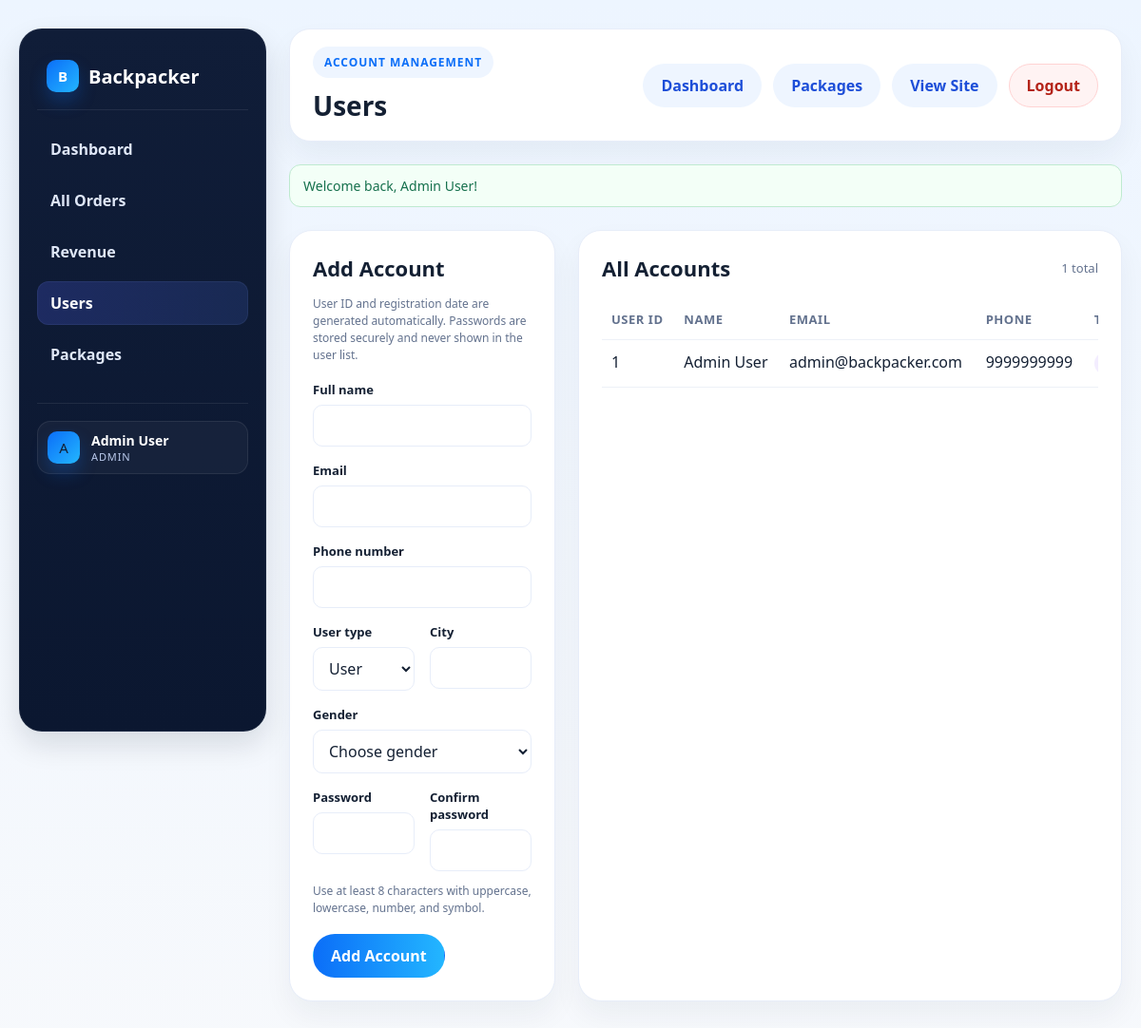
The page /admin/users.php (signed in) on the database its author committed.
### tables this page shows
CREATE TABLE IF NOT EXISTS users (
    id INT AUTO_INCREMENT PRIMARY KEY,
    user_id INT UNIQUE,
    name VARCHAR(255) NOT NULL,
    email VARCHAR(255) NOT NULL UNIQUE,
    password VARCHAR(255) NOT NULL,
    password_hash VARCHAR(255) NOT NULL,
    mobile VARCHAR(15) UNIQUE,
    phone VARCHAR(20) UNIQUE,
    usertype ENUM('user', 'admin') NOT NULL DEFAULT 'user',
    role ENUM('user', 'admin') NOT NULL DEFAULT 'user',
    city VARCHAR(100) DEFAULT NULL,
    resisterdate TIMESTAMP NOT NULL DEFAULT CURRENT_TIMESTAMP,
    gender ENUM('Male', 'Female', 'Other', 'Prefer not to say') NOT NULL DEFAULT 'Prefer not to say',
    profile_photo VARCHAR(255) DEFAULT 'default.png',
    created_at TIMESTAMP DEFAULT CURRENT_TIMESTAMP
);

### includes/functions.php (called while the page is built, shortened)
<?php
function clean($value): string
{
    return htmlspecialchars((string) $value, ENT_QUOTES, 'UTF-8');
}
function flash($key, $value = null)
{
    if ($value === null) {
        $message = $_SESSION['flash'][$key] ?? null;
        return $message;
    }
    return $value;
}

### admin/users.php (the view, shortened to what this page needs)
<?php
require_once __DIR__ . '/../includes/functions.php';
require_once __DIR__ . '/../includes/db.php';
$success = flash('success');
$users = $pdo->query(
    "SELECT id, user_id, name, email, phone, mobile, usertype, role, city, resisterdate, gender
     FROM users
     ORDER BY id DESC"
)->fetchAll();
$currentAdminName = $_SESSION['user_name'] ?? 'Admin';
?>
<!DOCTYPE html>
<html lang="en">
  <head>
    <link rel="stylesheet" href="style.css" />
  </head>
  <body>
    <div class="admin-shell">
      <div class="app-shell">
        <aside class="sidebar">
          <div class="sidebar-brand"><span class="brand-mark">B</span>Backpacker</div>
          <nav class="nav-menu" aria-label="Admin navigation">
            <a class="nav-link" href="backpacker_admin_dashboard.php">Dashboard</a>
            <a class="nav-link" href="orders.php">All Orders</a>
            <a class="nav-link" href="revenue.php">Revenue</a>
            <a class="nav-link active" href="users.php" aria-current="page">Users</a>
            <a class="nav-link" href="index.php">Packages</a>
          </nav>
          <div class="sidebar-footer">
            <div class="admin-mini">
              <div class="brand-mark"><?= clean(strtoupper(substr((string) $currentAdminName, 0, 1))) ?></div>
              <div><strong><?= clean($currentAdminName) ?></strong><span>Admin</span></div>
            </div>
          </div>
        </aside>
        <main class="workspace">
          <header class="workspace-header">
            <div>
              <div class="page-badge">Account management</div>
              <h1>Users</h1>
            </div>
            <div class="topbar-actions">
              <a href="backpacker_admin_dashboard.php" class="btn-muted">Dashboard</a>
              <a href="index.php" class="btn-muted">Packages</a>
              <a href="../index.php" class="btn-muted">View Site</a>
              <a href="../logout.php" class="btn-danger">Logout</a>
            </div>
          </header>
          <?php if ($success): ?>
            <div class="alert-success"><?= clean($success) ?></div>
          <?php endif; ?>
          <div class="users-layout">
            <section class="card">
              <h2>Add Account</h2>
              <p class="form-note">User ID and registration date are generated automatically. Passwords are stored securely and never shown in the user list.</p>
              <form method="post" action="users.php">
                <div class="user-form-grid">
                  <div class="user-field full">
                    <label for="name">Full name</label>
                    <input id="name" name="name" type="text" maxlength="255" autocomplete="name" required />
                  </div>
                  <div class="user-field full">
                    <label for="email">Email</label>
                    <input id="email" name="email" type="email" maxlength="255" autocomplete="email" required />
                  </div>
                  <div class="user-field full">
                    <label for="phone">Phone number</label>
                    <input id="phone" name="phone" type="tel" maxlength="15" autocomplete="tel" required />
                  </div>
                  <div class="user-field">
                    <label for="usertype">User type</label>
                    <select id="usertype" name="usertype" required>
                      <option value="user">User</option>
                    </select>
                  </div>
                  <div class="user-field">
                    <label for="city">City</label>
                    <input id="city" name="city" type="text" maxlength="100" autocomplete="address-level2" required />
                  </div>
                  <div class="user-field full">
                    <label for="gender">Gender</label>
                    <select id="gender" name="gender" required>
                      <option value="">Choose gender</option>
                    </select>
                  </div>
                  <div class="user-field">
                    <label for="password">Password</label>
                    <input id="password" name="password" type="password" minlength="8" autocomplete="new-password" required />
                  </div>
                  <div class="user-field">
                    <label for="confirm_password">Confirm password</label>
                    <input id="confirm_password" name="confirm_password" type="password" minlength="8" autocomplete="new-password" required />
                  </div>
                </div>
                <p class="form-note">Use at least 8 characters with uppercase, lowercase, number, and symbol.</p>
                <button type="submit" class="btn">Add Account</button>
              </form>
            </section>
            <section class="card">
              <div class="section-heading">
                <h2>All Accounts</h2>
                <span class="section-count"><?= number_format(count($users)) ?> total</span>
              </div>
              <div class="table-wrap">
                <table class="users-table">
                  <thead>
                    <tr>
                      <th>User ID</th>
                      <th>Name</th>
                      <th>Email</th>
                      <th>Phone</th>
                      <th>Type</th>
                    </tr>
                  </thead>
                  <tbody>
                    <?php if ($users): ?>
                      <?php foreach ($users as $user): ?>
                        <?php $accountType = strtolower((string) ($user['usertype'] ?: $user['role'] ?: 'user')); ?>
                        <tr>
                          <td><?= (int) ($user['user_id'] ?: $user['id']) ?></td>
                          <td><?= clean($user['name']) ?></td>
                          <td><?= clean($user['email']) ?></td>
                          <td><?= clean($user['phone'] ?: $user['mobile'] ?: '-') ?></td>
                          <td><span class="account-type <?= $accountType === 'admin' ? 'admin' : '' ?>"><?= clean($accountType) ?></span></td>
                        </tr>
                      <?php endforeach; ?>
                    <?php else: ?>
                      <tr><td colspan="8" class="meta">No accounts have been created yet.</td></tr>
                    <?php endif; ?>
                  </tbody>
                </table>
              </div>
            </section>
          </div>
        </main>
      </div>
    </div>
  </body>
</html>

### admin/style.css (style rules this page uses)
* { box-sizing: border-box; }
:root { --bg: #edf5ff; --panel: #ffffff; --panel-alt: #f8fbff; --line: #e7edf9; --primary: #0b6ef8; --primary-2: #23b6ff; --text: #142033; --muted: #63728e; --shadow: 0 15px 30px rgba(18, 36, 62, 0.05); }
body { margin: 0; background: linear-gradient(180deg, #edf5ff 0%, #f7f9fc 100%); color: var(--text); font-family: "Poppins", "Segoe UI", Arial, sans-serif; }
a { color: inherit; text-decoration: none; }
button, input, select, textarea { font: inherit; }
.admin-shell { max-width: 1280px; margin: 0 auto; padding: 30px 20px 80px; }
.app-shell { display: grid; grid-template-columns: 260px minmax(0, 1fr); gap: 24px; align-items: start; }
.sidebar { background: linear-gradient(180deg, #101d38 0%, #0b1730 100%); border: 1px solid rgba(255,255,255,0.06); border-radius: 24px; box-shadow: 0 14px 30px rgba(8, 16, 32, 0.12); padding: 20px 18px; position: sticky; top: 20px; min-height: 740px; }
.sidebar-brand { display: flex; align-items: center; gap: 10px; padding: 12px 10px 18px; border-bottom: 1px solid rgba(255,255,255,0.08); margin-bottom: 18px; font-size: 20px; font-weight: 800; color: #fff; }
.brand-mark { width: 34px; height: 34px; border-radius: 10px; display: inline-flex; align-items: center; justify-content: center; background: linear-gradient(135deg, var(--primary), var(--primary-2)); box-shadow: 0 10px 18px rgba(11, 110, 248, 0.25); font-size: 15px; }
.nav-menu { display: flex; flex-direction: column; gap: 8px; margin-top: 12px; }
.nav-link { display: flex; align-items: center; justify-content: space-between; gap: 12px; padding: 12px 14px; border-radius: 12px; color: #dfe7f7; font-weight: 600; transition: 0.2s ease; }
.nav-link:hover, .nav-link.active { background: linear-gradient(90deg, rgba(83, 100, 255, 0.22), rgba(84, 126, 255, 0.15)); color: #fff; box-shadow: inset 0 0 0 1px rgba(155, 175, 255, 0.08); }
.sidebar-footer { margin-top: 28px; padding-top: 18px; border-top: 1px solid rgba(255,255,255,0.08); }
.admin-mini { display: flex; align-items: center; gap: 12px; background: rgba(255,255,255,0.04); border: 1px solid rgba(255,255,255,0.08); border-radius: 14px; padding: 10px 10px; }
.admin-mini strong { display: block; color: #fff; font-size: 14px; }
.admin-mini span { display: block; color: #b9c9eb; font-size: 11px; letter-spacing: 0.08em; text-transform: uppercase; }
.workspace { display: flex; flex-direction: column; gap: 24px; }
.workspace-header { display: flex; align-items: center; justify-content: space-between; gap: 16px; background: var(--panel); border: 1px solid #e7edf9; border-radius: 22px; padding: 18px 24px; box-shadow: var(--shadow); }
.page-badge { display: inline-flex; align-items: center; gap: 8px; background: #eef5ff; color: var(--primary); padding: 8px 12px; border-radius: 999px; font-size: 12px; font-weight: 700; letter-spacing: 0.08em; text-transform: uppercase; }
.workspace-header h1 { margin: 10px 0 0; font-size: 28px; }
.topbar-actions { display: flex; align-items: center; gap: 12px; }
.btn, .btn-muted, .btn-danger { display: inline-flex; align-items: center; justify-content: center; padding: 11px 18px; border-radius: 999px; text-decoration: none; font-weight: 700; border: 1px solid transparent; transition: 0.2s ease; }
.btn { background: linear-gradient(90deg, #0b6ef8, #23b6ff); color: #fff; }
.btn-muted { background: #eef5ff; color: #1d4ed8; }
.btn-danger { background: #fff3f3; border-color: #ffd3d3; color: #b42318; }
.alert-success, .alert-error { padding: 12px 14px; border-radius: 12px; font-size: 14px; }
.alert-success { background: #f3fff7; border: 1px solid #bfead0; color: #16704d; }
.card { background: var(--panel); border: 1px solid #e7edf9; border-radius: 24px; padding: 24px; box-shadow: var(--shadow); }
.card h2 { margin-top: 0; margin-bottom: 18px; font-size: 22px; }
.table-wrap { overflow-x: auto; }
table { width: 100%; border-collapse: collapse; }
th, td { padding: 14px 12px; border-bottom: 1px solid #edf1f7; text-align: left; vertical-align: top; }
th { color: var(--muted); font-size: 13px; text-transform: uppercase; letter-spacing: 0.04em; }

### rows shown on the page
users: user "1", name "Admin User", email "admin@backpacker.com", phone "9999999999"

### other values the page prints
substr((string) $currentAdminName, 0, 1) "A"
$currentAdminName "Admin User"
$success "Welcome back, Admin User!"
count($users) "1"
